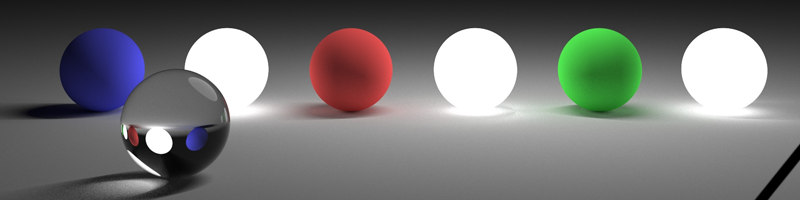
#> input picture code/fgb(deprecated)/img.png, 800 x 200 px
$ python test.py
#> lines starting #> are read from the running program, lines starting #| are printed output that depends on the picture
from fast_gauss_blur import fastGaussBlur
import numpy as np
import matplotlib.pyplot as plt
import cv2
import os.path

img=cv2.imread(os.path.join(os.path.dirname(__file__),'./img.png'))
#> img is the input picture: shape (200, 800, 3); mean B, G, R 114.1, 115.2, 115

plt.subplot(121)
plt.imshow(fastGaussBlur(img,10)[:,:,::-1])
#> (this line was passed over: fast_gauss_blur is not available in this run)
plt.subplot(122)
plt.imshow(cv2.GaussianBlur(img,(0,0),10)[:,:,::-1])
plt.show()
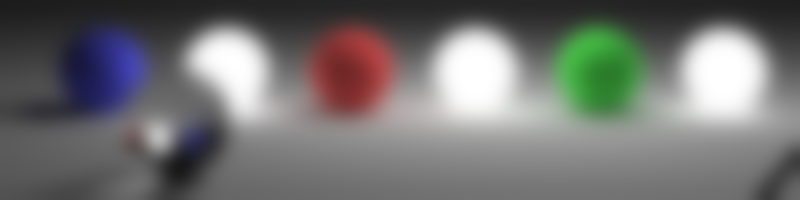
#> shown: shape (200, 800, 3); mean R, G, B 115.1, 115.3, 114.1
